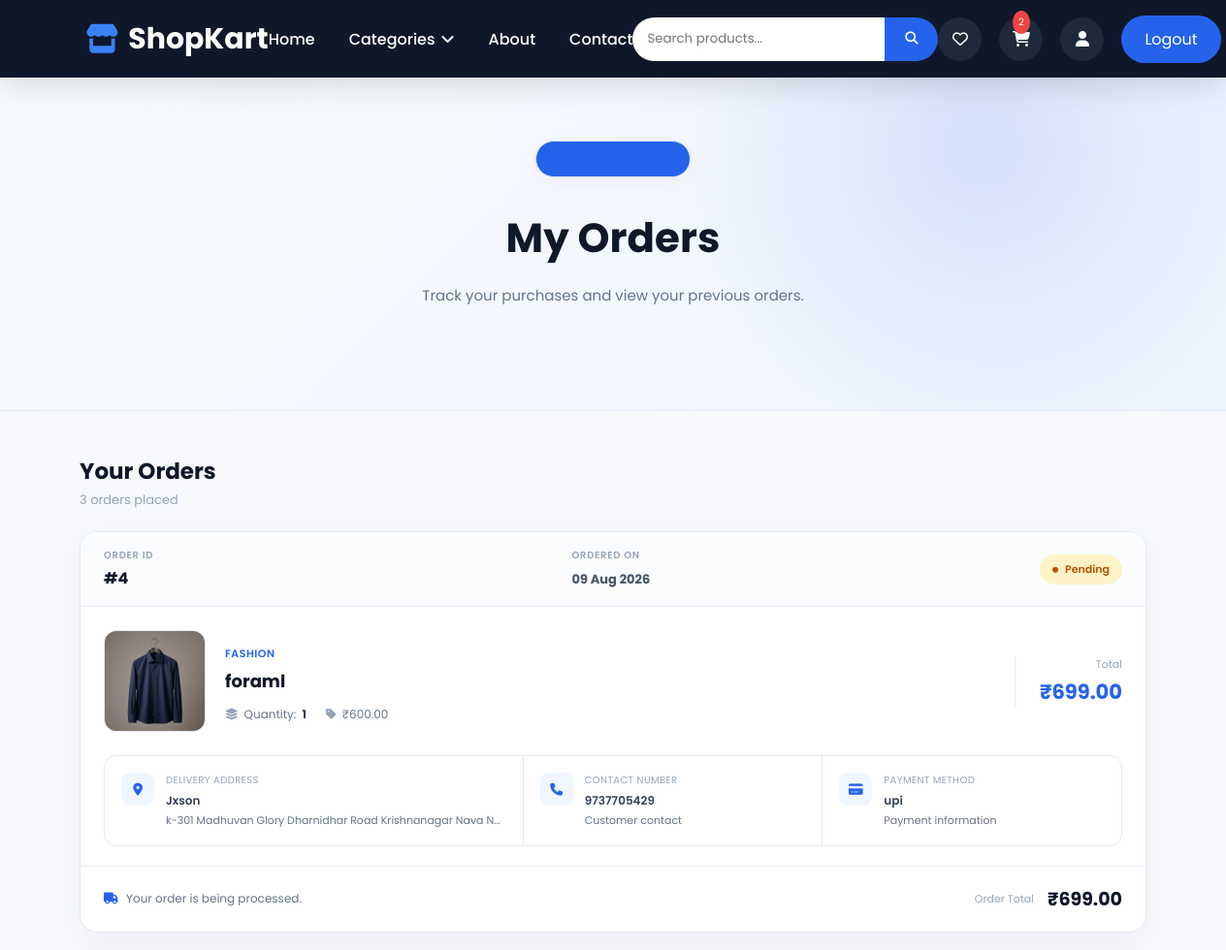
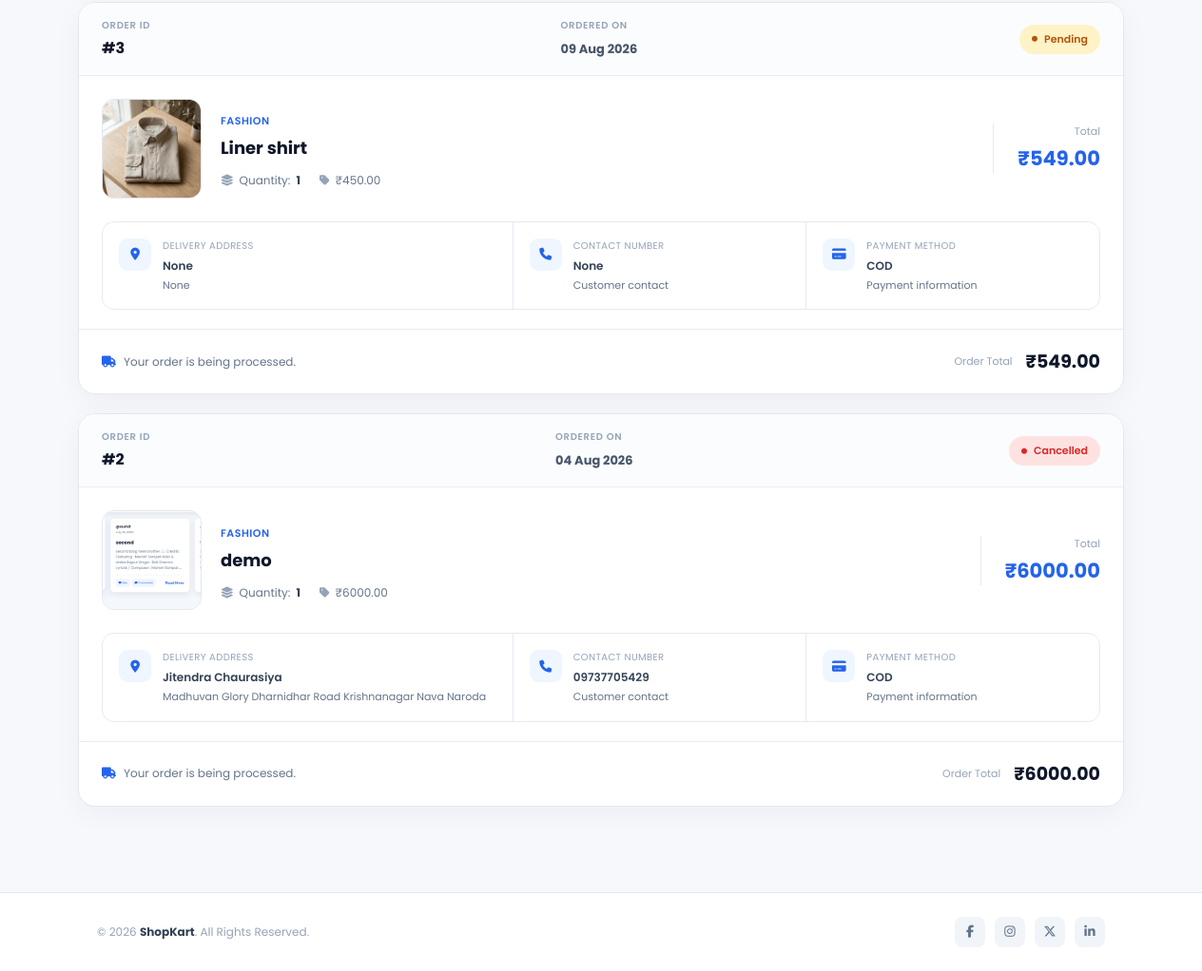
Screenshot of /orders/ (signed in) with the database file from the repository (2 pictures, top to bottom).
### user/models.py (models this page shows, shortened)
class Order(models.Model):
    user = models.ForeignKey(User, on_delete=models.CASCADE)
    product = models.ForeignKey(Product, on_delete=models.CASCADE)
    quantity = models.PositiveIntegerField(default=1)
    total_price = models.DecimalField(max_digits=10, decimal_places=2)
    full_name = models.CharField(max_length=100, null=True, blank=True)
    phone = models.CharField(max_length=15, null=True, blank=True)
    address = models.TextField(null=True, blank=True)
    payment_method = models.CharField(max_length=50, default="COD")
    status = models.CharField(max_length=20,default="Pending")
    created_at = models.DateTimeField(auto_now_add=True)

class Product(models.Model):
    name = models.CharField(max_length=100)
    detail = models.CharField(max_length=500)
    price = models.DecimalField(max_digits=10, decimal_places=2)
    quantity = models.PositiveIntegerField()
    category = models.ForeignKey(Category,on_delete=models.CASCADE)
    subCategory = models.ForeignKey(SubCategory,on_delete=models.CASCADE)
    childCategory = models.ForeignKey(ChildCategory,on_delete=models.CASCADE)
    image = models.FileField(upload_to="product",blank=True,null=True)
    createdAt = models.DateField(auto_now_add=True,null=True,blank=True)
    active = models.BooleanField(default=True)

class Category(models.Model):
    name = models.CharField(max_length=100)
    slug = models.SlugField(unique=True, blank=True)

### user/views.py (the view)
# urls.py: path("orders/",views.orders,name="getOrders"),
def orders(req):
    if "user_id" not in req.session:
        return redirect("/login/")
    userId = req.session["user_id"]
    user = User.objects.get(id=userId)
    user_orders = Order.objects.filter(user=user).order_by("-created_at")
    return render(req, "myOrder.html", {"orders": user_orders})

### user/context_processors.py (called while the page is built)
def global_data(request):
    user = None
    cart_count = 0
    wishlist_count = 0
    userId = request.session.get("user_id")
    if userId:
        user = User.objects.filter(id=userId).first()
        if user:
            cart_count = sum(cart.quantity for cart in Cart.objects.filter(user=user))
            wishlist_count = Wishlist.objects.filter(user=user).count()
    return {
        "categories": Category.objects.prefetch_related(
            "subcategories__childcategories"
        ),
        "user": user,
        "is_login": "username" in request.session,
        "cart_count": cart_count,
        "wishlist_count": wishlist_count,
    }

### user/templates/myOrder.html (shortened to what this page needs)
{% load static %}
<!doctype html>
<html lang="en">
  <head>
    <link rel="stylesheet" href="{% static 'css/style.css' %}" />
    <link rel="stylesheet" href="{% static 'css/myOrders.css' %}" />
    <link
      rel="stylesheet"
      href="https://cdnjs.cloudflare.com/ajax/libs/font-awesome/6.7.1/css/all.min.css"
    />
  </head>
  <body>
    {% include "navbar.html" %}
    <section class="orders-hero">
      <div class="hero-content">
        <span class="hero-label">
          <i class="fa-solid fa-box-open"></i>
        </span>
        <h1>My Orders</h1>
        <p>Track your purchases and view your previous orders.</p>
      </div>
    </section>
    <section class="orders-section">
      <div class="orders-container">
        {% if orders %}
        <div class="orders-heading">
          <div>
            <h2>Your Orders</h2>
            <p>{{ orders|length }} order{{ orders|length|pluralize }} placed</p>
          </div>
        </div>
        <div class="orders-list">
          {% for order in orders %}
          <article class="order-card">
            <div class="order-header">
              <div class="order-number">
                <span>ORDER ID</span>
                <h3>#{{ order.id }}</h3>
              </div>
              <div class="order-date">
                <span>ORDERED ON</span>
                <strong> {{ order.created_at|date:"d M Y" }} </strong>
              </div>
              <div class="order-status">
                <span
                  class="status
                                {{ order.status|lower }}"
                >
                  <i class="fa-solid fa-circle"></i>
                  {{ order.status }}
                </span>
              </div>
            </div>
            <div class="order-product">
              <div class="product-image">
                {% if order.product.image %}
                <img
                  src="{{ order.product.image.url }}"
                  alt="{{ order.product.name }}"
                />
                {% else %}
                <img src="https://placehold.co/150x150" alt="Product" />
                {% endif %}
              </div>
              <div class="product-details">
                <span class="product-category">
                  {{ order.product.category.name }}
                </span>
                <h3>{{ order.product.name }}</h3>
                <div class="product-meta">
                  <span>
                    <i class="fa-solid fa-layer-group"></i>
                    Quantity:
                    <strong> {{ order.quantity }} </strong>
                  </span>
                  <span>
                    <i class="fa-solid fa-tag"></i>
                    ₹{{ order.product.price }}
                  </span>
                </div>
              </div>
              <div class="product-price">
                <span>Total</span>
                <strong> ₹{{ order.total_price }} </strong>
              </div>
            </div>
            <div class="order-info">
              <div class="info-box">
                <div class="info-icon">
                  <i class="fa-solid fa-location-dot"></i>
                </div>
                <div>
                  <span>Delivery Address</span>
                  <strong> {{ order.full_name }} </strong>
                  <p>{{ order.address }}</p>
                </div>
              </div>
              <div class="info-box">
                <div class="info-icon">
                  <i class="fa-solid fa-phone"></i>
                </div>
                <div>
                  <span>Contact Number</span>
                  <strong> {{ order.phone }} </strong>
                  <p>Customer contact</p>
                </div>
              </div>
              <div class="info-box">
                <div class="info-icon">
                  <i class="fa-solid fa-credit-card"></i>
                </div>
                <div>
                  <span>Payment Method</span>
                  <strong> {{ order.payment_method }} </strong>
                  <p>Payment information</p>
                </div>
              </div>
            </div>
            <div class="order-footer">
              <div class="footer-message">
                {% if order.status == "Delivered" %}
                <i class="fa-solid fa-circle-check"></i>
                Your order has been delivered. {% elif order.status ==
                "Cancelled" %}
                <i class="fa-solid fa-circle-xmark"></i>
                This order has been cancelled. {% else %}
                <i class="fa-solid fa-truck"></i>
                Your order is being processed. {% endif %}
              </div>
              <div class="order-total">
                <span>Order Total</span>
                <strong> ₹{{ order.total_price }} </strong>
              </div>
            </div>
          </article>
          {% endfor %}
        </div>
        {% endif %}
      </div>
    </section>
    <footer class="orders-footer">
      <div class="footer-content">
        <p>
          © 2026
          <strong>ShopKart</strong>. All Rights Reserved.
        </p>
        <div class="footer-icons">
          <i class="fa-brands fa-facebook-f"></i>
          <i class="fa-brands fa-instagram"></i>
          <i class="fa-brands fa-x-twitter"></i>
          <i class="fa-brands fa-linkedin-in"></i>
        </div>
      </div>
    </footer>
  </body>
</html>

### static/css/style.css (style rules this page uses)
* { margin: 0; padding: 0; box-sizing: border-box; font-family: "Poppins", sans-serif; }
html { scroll-behavior: smooth; }
body { background: #f8fafc; color: #1e293b; overflow-x: hidden; }
img { width: 100%; display: block; }
section { padding: 80px 8%; }
.hero-content { flex: 1; max-width: 650px; }
.hero-content span { display: inline-block; background: #2563eb; padding: 8px 18px; border-radius: 40px; font-size: 13px; letter-spacing: 1px; margin-bottom: 20px; }
.hero-content h1 { font-size: 65px; line-height: 1.15; font-weight: 800; margin-bottom: 20px; }
.hero-content p { font-size: 18px; line-height: 1.8; color: #e2e8f0; margin-bottom: 35px; }
footer { background: #0f172a; color: #fff; margin-top: 100px; }

### rows the page displays
Order: id "4", created_at "09 Aug 2026", status "Pending", product.image (picture), product.category.name "FASHION", product.name "foraml", quantity "1", product.price "600.00", total_price "699.00", full_name "Jxson", address "k-301 Madhuvan Glory Dharnidhar Road Krishnanagar Nava N…", phone "9737705429", payment_method "upi", shows "Your order is being processed."
Order: id "3", created_at "09 Aug 2026", status "Pending", product.image (picture), product.category.name "FASHION", product.name "Liner shirt", quantity "1", product.price "450.00", total_price "549.00", full_name "None", address "None", phone "None", payment_method "COD", shows "Your order is being processed."
Order: id "2", created_at "04 Aug 2026", status "Cancelled", product.image (picture), product.category.name "FASHION", product.name "demo", quantity "1", product.price "6000.00", total_price "6000.00", full_name "Jitendra Chaurasiya", address "Madhuvan Glory Dharnidhar Road Krishnanagar Nava Naroda", phone "09737705429", payment_method "COD", shows "Your order is being processed."

### other values shown
{{ cart_count }} "2"
{{ orders|length }} "3"
